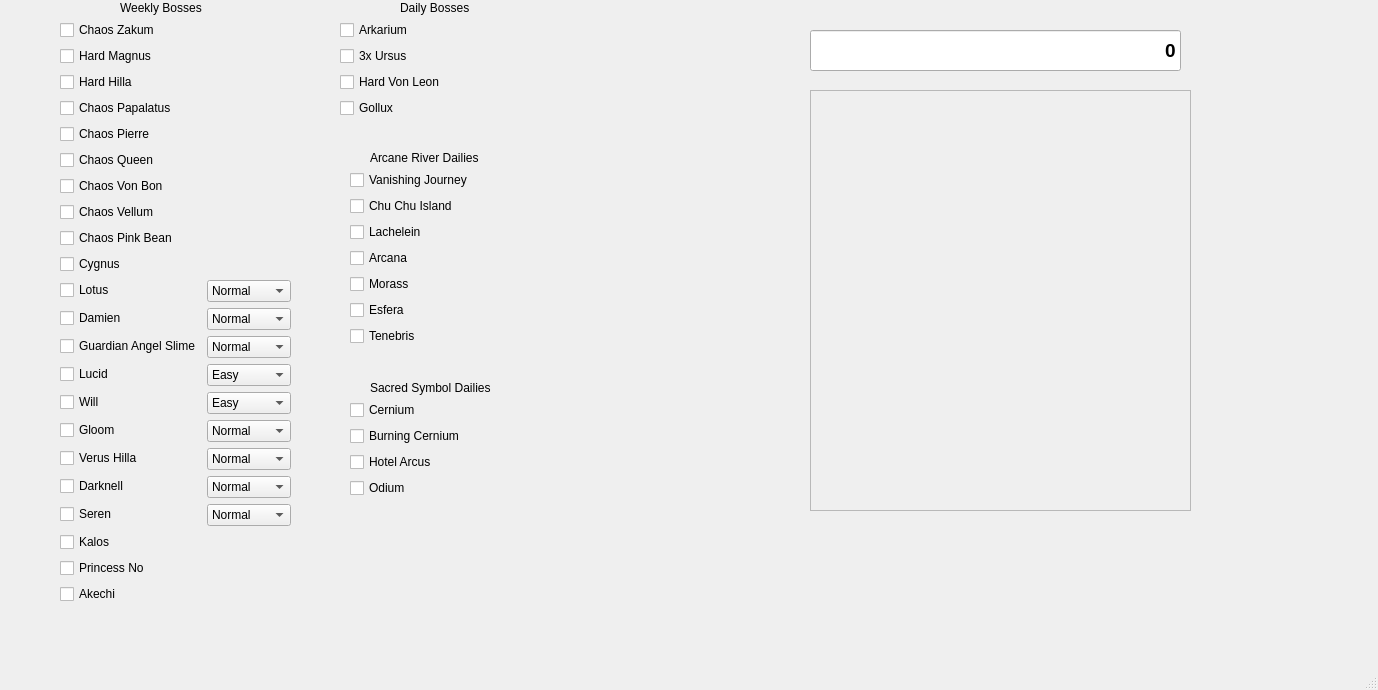
<?xml version="1.0" encoding="UTF-8"?>
<ui version="4.0">
 <class>MapleHelper</class>
 <widget class="QMainWindow" name="MapleHelper">
  <property name="geometry">
   <rect>
    <x>0</x>
    <y>0</y>
    <width>1378</width>
    <height>690</height>
   </rect>
  </property>
  <property name="windowTitle">
   <string>MapleHelper</string>
  </property>
  <widget class="QWidget" name="centralwidget">
   <widget class="QWidget" name="formLayoutWidget">
    <property name="geometry">
     <rect>
      <x>60</x>
      <y>20</y>
      <width>231</width>
      <height>604</height>
     </rect>
    </property>
    <layout class="QFormLayout" name="formLayout">
     <item row="0" column="0">
      <widget class="QCheckBox" name="zakumBox">
       <property name="text">
        <string>Chaos Zakum</string>
       </property>
      </widget>
     </item>
     <item row="1" column="0">
      <widget class="QCheckBox" name="magnusBox">
       <property name="text">
        <string>Hard Magnus</string>
       </property>
      </widget>
     </item>
     <item row="2" column="0">
      <widget class="QCheckBox" name="hillaBox">
       <property name="text">
        <string>Hard Hilla</string>
       </property>
      </widget>
     </item>
     <item row="3" column="0">
      <widget class="QCheckBox" name="papalatusBox">
       <property name="text">
        <string>Chaos Papalatus</string>
       </property>
      </widget>
     </item>
     <item row="4" column="0">
      <widget class="QCheckBox" name="pierreBox">
       <property name="text">
        <string>Chaos Pierre</string>
       </property>
      </widget>
     </item>
     <item row="5" column="0">
      <widget class="QCheckBox" name="queenBox">
       <property name="text">
        <string>Chaos Queen</string>
       </property>
      </widget>
     </item>
     <item row="7" column="0">
      <widget class="QCheckBox" name="vonbonBox">
       <property name="text">
        <string>Chaos Von Bon</string>
       </property>
      </widget>
     </item>
     <item row="10" column="0">
      <widget class="QCheckBox" name="pinkbeanBox">
       <property name="text">
        <string>Chaos Pink Bean</string>
       </property>
      </widget>
     </item>
     <item row="11" column="0">
      <widget class="QCheckBox" name="cygnusBox">
       <property name="text">
        <string>Cygnus</string>
       </property>
      </widget>
     </item>
     <item row="12" column="0">
      <widget class="QCheckBox" name="lotusBox">
       <property name="text">
        <string>Lotus</string>
       </property>
      </widget>
     </item>
     <item row="12" column="1">
      <widget class="QComboBox" name="lotusDifficultyBox">
       <property name="editable">
        <bool>false</bool>
       </property>
       <item>
        <property name="text">
         <string>Normal</string>
        </property>
       </item>
       <item>
        <property name="text">
         <string>Hard</string>
        </property>
       </item>
      </widget>
     </item>
     <item row="13" column="0">
      <widget class="QCheckBox" name="damienBox">
       <property name="text">
        <string>Damien</string>
       </property>
      </widget>
     </item>
     <item row="13" column="1">
      <widget class="QComboBox" name="damienDifficultyBox">
       <item>
        <property name="text">
         <string>Normal</string>
        </property>
       </item>
       <item>
        <property name="text">
         <string>Hard</string>
        </property>
       </item>
      </widget>
     </item>
     <item row="14" column="0">
      <widget class="QCheckBox" name="slimeBox">
       <property name="text">
        <string>Guardian Angel Slime</string>
       </property>
      </widget>
     </item>
     <item row="14" column="1">
      <widget class="QComboBox" name="slimeDifficultyBox">
       <item>
        <property name="text">
         <string>Normal</string>
        </property>
       </item>
       <item>
        <property name="text">
         <string>Chaos</string>
        </property>
       </item>
      </widget>
     </item>
     <item row="15" column="0">
      <widget class="QCheckBox" name="lucidBox">
       <property name="text">
        <string>Lucid</string>
       </property>
      </widget>
     </item>
     <item row="15" column="1">
      <widget class="QComboBox" name="lucidDifficultyBox">
       <item>
        <property name="text">
         <string>Easy</string>
        </property>
       </item>
       <item>
        <property name="text">
         <string>Normal</string>
        </property>
       </item>
       <item>
        <property name="text">
         <string>Hard</string>
        </property>
       </item>
      </widget>
     </item>
     <item row="17" column="0">
      <widget class="QCheckBox" name="willBox">
       <property name="text">
        <string>Will</string>
       </property>
      </widget>
     </item>
     <item row="17" column="1">
      <widget class="QComboBox" name="willDifficultyBox">
       <item>
        <property name="text">
         <string>Easy</string>
        </property>
       </item>
       <item>
        <property name="text">
         <string>Normal</string>
        </property>
       </item>
       <item>
        <property name="text">
         <string>Hard</string>
        </property>
       </item>
      </widget>
     </item>
     <item row="18" column="0">
      <widget class="QCheckBox" name="gloomBox">
       <property name="text">
        <string>Gloom</string>
       </property>
      </widget>
     </item>
     <item row="18" column="1">
      <widget class="QComboBox" name="gloomDifficultyBox">
       <item>
        <property name="text">
         <string>Normal</string>
        </property>
       </item>
       <item>
        <property name="text">
         <string>Chaos</string>
        </property>
       </item>
      </widget>
     </item>
     <item row="19" column="0">
      <widget class="QCheckBox" name="vhillaBox">
       <property name="text">
        <string>Verus Hilla</string>
       </property>
      </widget>
     </item>
     <item row="19" column="1">
      <widget class="QComboBox" name="vhillaDifficultyBox">
       <item>
        <property name="text">
         <string>Normal</string>
        </property>
       </item>
       <item>
        <property name="text">
         <string>Hard</string>
        </property>
       </item>
      </widget>
     </item>
     <item row="20" column="0">
      <widget class="QCheckBox" name="darknellBox">
       <property name="text">
        <string>Darknell</string>
       </property>
      </widget>
     </item>
     <item row="20" column="1">
      <widget class="QComboBox" name="darknellDifficultyBox">
       <item>
        <property name="text">
         <string>Normal</string>
        </property>
       </item>
       <item>
        <property name="text">
         <string>Hard</string>
        </property>
       </item>
      </widget>
     </item>
     <item row="21" column="0">
      <widget class="QCheckBox" name="serenBox">
       <property name="text">
        <string>Seren</string>
       </property>
      </widget>
     </item>
     <item row="21" column="1">
      <widget class="QComboBox" name="serenDifficultyBox">
       <item>
        <property name="text">
         <string>Normal</string>
        </property>
       </item>
       <item>
        <property name="text">
         <string>Hard</string>
        </property>
       </item>
      </widget>
     </item>
     <item row="22" column="0">
      <widget class="QCheckBox" name="kalosBox">
       <property name="text">
        <string>Kalos</string>
       </property>
      </widget>
     </item>
     <item row="23" column="0">
      <widget class="QCheckBox" name="pnoBox">
       <property name="text">
        <string>Princess No</string>
       </property>
      </widget>
     </item>
     <item row="24" column="0">
      <widget class="QCheckBox" name="akechiBox">
       <property name="text">
        <string>Akechi </string>
       </property>
      </widget>
     </item>
     <item row="9" column="0">
      <widget class="QCheckBox" name="vellumBox">
       <property name="text">
        <string>Chaos Vellum</string>
       </property>
      </widget>
     </item>
    </layout>
   </widget>
   <widget class="QLineEdit" name="mesoDisplay">
    <property name="geometry">
     <rect>
      <x>810</x>
      <y>30</y>
      <width>371</width>
      <height>41</height>
     </rect>
    </property>
    <property name="font">
     <font>
      <pointsize>14</pointsize>
      <bold>true</bold>
     </font>
    </property>
    <property name="layoutDirection">
     <enum>Qt::LeftToRight</enum>
    </property>
    <property name="text">
     <string>0</string>
    </property>
    <property name="maxLength">
     <number>32767</number>
    </property>
    <property name="alignment">
     <set>Qt::AlignRight|Qt::AlignTrailing|Qt::AlignVCenter</set>
    </property>
    <property name="readOnly">
     <bool>true</bool>
    </property>
    <property name="clearButtonEnabled">
     <bool>false</bool>
    </property>
   </widget>
   <widget class="QFrame" name="Chart">
    <property name="geometry">
     <rect>
      <x>810</x>
      <y>90</y>
      <width>381</width>
      <height>421</height>
     </rect>
    </property>
    <property name="frameShape">
     <enum>QFrame::StyledPanel</enum>
    </property>
    <property name="frameShadow">
     <enum>QFrame::Raised</enum>
    </property>
   </widget>
   <widget class="QWidget" name="formLayoutWidget_2">
    <property name="geometry">
     <rect>
      <x>340</x>
      <y>20</y>
      <width>191</width>
      <height>100</height>
     </rect>
    </property>
    <layout class="QFormLayout" name="formLayout_2">
     <item row="0" column="0">
      <widget class="QCheckBox" name="arkariumBox">
       <property name="text">
        <string>Arkarium</string>
       </property>
      </widget>
     </item>
     <item row="1" column="0">
      <widget class="QCheckBox" name="ursusBox">
       <property name="text">
        <string>3x Ursus</string>
       </property>
      </widget>
     </item>
     <item row="2" column="0">
      <widget class="QCheckBox" name="vonleonBox">
       <property name="text">
        <string>Hard Von Leon</string>
       </property>
      </widget>
     </item>
     <item row="3" column="0">
      <widget class="QCheckBox" name="golluxBox">
       <property name="text">
        <string>Gollux</string>
       </property>
      </widget>
     </item>
    </layout>
   </widget>
   <widget class="QLabel" name="weeklyTag">
    <property name="geometry">
     <rect>
      <x>120</x>
      <y>0</y>
      <width>91</width>
      <height>16</height>
     </rect>
    </property>
    <property name="text">
     <string>Weekly Bosses</string>
    </property>
   </widget>
   <widget class="QLabel" name="dailyTag">
    <property name="geometry">
     <rect>
      <x>400</x>
      <y>0</y>
      <width>81</width>
      <height>16</height>
     </rect>
    </property>
    <property name="text">
     <string>Daily Bosses</string>
    </property>
   </widget>
   <widget class="QWidget" name="formLayoutWidget_3">
    <property name="geometry">
     <rect>
      <x>350</x>
      <y>170</y>
      <width>160</width>
      <height>178</height>
     </rect>
    </property>
    <layout class="QFormLayout" name="formLayout_3">
     <item row="0" column="0">
      <widget class="QCheckBox" name="vanishingBox">
       <property name="text">
        <string>Vanishing Journey</string>
       </property>
      </widget>
     </item>
     <item row="1" column="0">
      <widget class="QCheckBox" name="chuchuBox">
       <property name="text">
        <string>Chu Chu Island</string>
       </property>
      </widget>
     </item>
     <item row="2" column="0">
      <widget class="QCheckBox" name="lachBox">
       <property name="text">
        <string>Lachelein</string>
       </property>
      </widget>
     </item>
     <item row="3" column="0">
      <widget class="QCheckBox" name="arcanaBox">
       <property name="text">
        <string>Arcana</string>
       </property>
      </widget>
     </item>
     <item row="4" column="0">
      <widget class="QCheckBox" name="morassBox">
       <property name="text">
        <string>Morass</string>
       </property>
      </widget>
     </item>
     <item row="5" column="0">
      <widget class="QCheckBox" name="esferaBox">
       <property name="text">
        <string>Esfera</string>
       </property>
      </widget>
     </item>
     <item row="6" column="0">
      <widget class="QCheckBox" name="teneBox">
       <property name="text">
        <string>Tenebris</string>
       </property>
      </widget>
     </item>
    </layout>
   </widget>
   <widget class="QLabel" name="label">
    <property name="geometry">
     <rect>
      <x>370</x>
      <y>150</y>
      <width>141</width>
      <height>16</height>
     </rect>
    </property>
    <property name="text">
     <string>Arcane River Dailies</string>
    </property>
   </widget>
   <widget class="QWidget" name="formLayoutWidget_4">
    <property name="geometry">
     <rect>
      <x>350</x>
      <y>400</y>
      <width>160</width>
      <height>100</height>
     </rect>
    </property>
    <layout class="QFormLayout" name="formLayout_4">
     <item row="0" column="0">
      <widget class="QCheckBox" name="cerniumBox">
       <property name="text">
        <string>Cernium</string>
       </property>
      </widget>
     </item>
     <item row="1" column="0">
      <widget class="QCheckBox" name="bcernBox">
       <property name="text">
        <string>Burning Cernium</string>
       </property>
      </widget>
     </item>
     <item row="2" column="0">
      <widget class="QCheckBox" name="arcusBox">
       <property name="text">
        <string>Hotel Arcus</string>
       </property>
      </widget>
     </item>
     <item row="3" column="0">
      <widget class="QCheckBox" name="odiumBox">
       <property name="text">
        <string>Odium</string>
       </property>
      </widget>
     </item>
    </layout>
   </widget>
   <widget class="QLabel" name="label_2">
    <property name="geometry">
     <rect>
      <x>370</x>
      <y>380</y>
      <width>121</width>
      <height>16</height>
     </rect>
    </property>
    <property name="text">
     <string>Sacred Symbol Dailies</string>
    </property>
   </widget>
  </widget>
  <widget class="QMenuBar" name="menubar">
   <property name="geometry">
    <rect>
     <x>0</x>
     <y>0</y>
     <width>1378</width>
     <height>22</height>
    </rect>
   </property>
  </widget>
  <widget class="QStatusBar" name="statusbar"/>
 </widget>
 <resources/>
 <connections/>
</ui>
